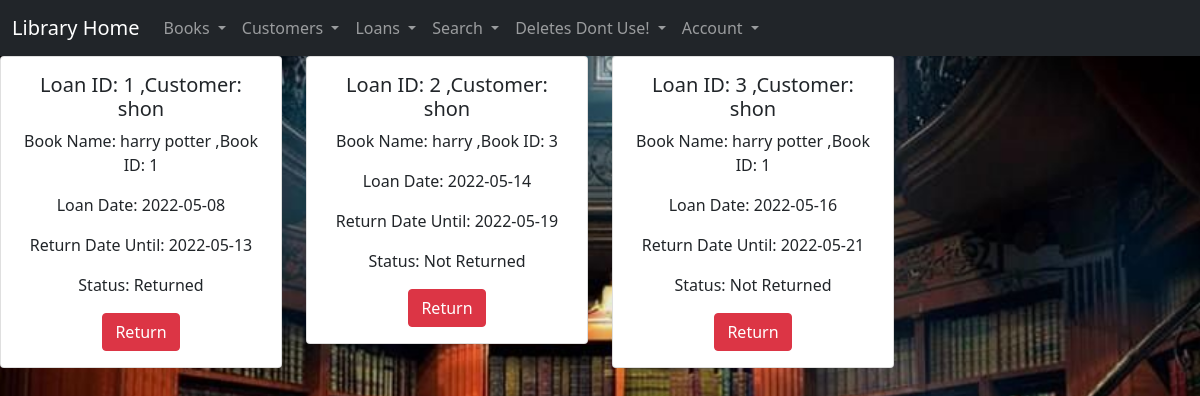
The page /loans (signed in) on the database its author committed.
### modules/books.py (models this page shows, shortened)
class Book(Base):
    __tablename__='books'
    id = Column(Integer , primary_key=True)
    name = Column(String)
    author = Column(String)
    year = Column(Integer)
    type = Column(Integer)

### modules/loans.py (models this page shows, shortened)
class Loan(Base):
    __tablename__='loans'
    id = Column(Integer , primary_key=True)
    book_id = Column(Integer , ForeignKey("books.id"))
    cust_id = Column(Integer,ForeignKey("customers.id"))
    loan_date = Column(Date)
    return_date = Column(Date)
    status = Column(String,default="Not Returned")

### modules/customers.py (models this page shows, shortened)
class Customer(Base):
    __tablename__='customers'
    id = Column(Integer , primary_key=True)
    name = Column(String)
    city = Column(String)
    age = Column(Integer)

### app.py (the view)
@app.route('/loans')
@login_required
def show_loans():
    results = session.query(books.Book,loans.Loan,customers.Customer).select_from(books.Book).join(loans.Loan).join(customers.Customer).all()
    session.close()
    return render_template('loans.html', results = results)

### app.py (called while the page is built)
@login_manager.user_loader
def load_user(user_id):
    user_id=session.query(User).filter(User.id==user_id).first()
    session.close()
    return user_id

### templates/loans.html (shortened to what this page needs)
{% extends "layout.html" %}
    {%block content %}
    <center><div class="row row-cols-1 row-cols-md-4 g-4">
        {% for book,loan,customer in results %}
        <div class="col">
            <div class="card">
                <div class="card-body">
                    <h5 class="card-title">Loan ID: {{loan.id}} ,Customer: {{ customer.name}}</h5>
                    <p class="card-text">Book Name: {{book.name}} ,Book ID: {{ book.id}}</p>
                    <p class="card-text"> Loan Date: {{ loan.loan_date }} </p>
                    <p class="card-text"> Return Date Until: {{ loan.return_date }}</p>
                    <p class="card-text"> Status: {{ loan.status }}</p>
                    <a class="btn btn-danger" href="{{ url_for('return_loan') }}">Return</a>
                </div>
            </div>
        </div>
        {% endfor %}
    </div></center>
    {% endblock %}

### templates/layout.html (style rules this page uses)
body { background-image: url('/static/library.jpg'); background-repeat: no-repeat; background-attachment: fixed; background-size: 100% 100%; }

### rows shown on the page
Book: id "1", name "shon", name "harry potter", loan_date "2022-05-08", return_date "2022-05-13", status "Returned", id "3", loan_date "2022-05-16", return_date "2022-05-21", status "Not Returned"
Book: id "2", name "shon", name "harry", id "3", loan_date "2022-05-14", return_date "2022-05-19", status "Not Returned"
